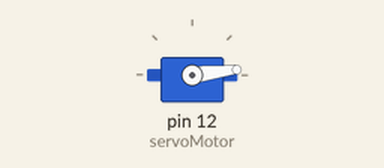
The sketch below on a simulated Arduino Uno, built with avr-gcc and run on an emulated ATmega328P. Shown: servo.

Above: at 0.05 s.
At 0.85 s:
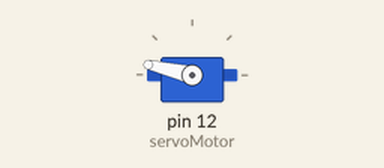
At 1.8 s:
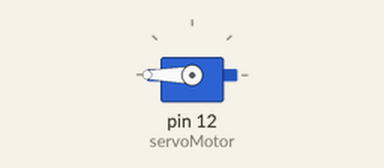
At 3.55 s:
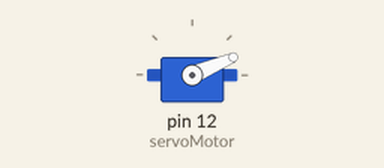
Timing chart, 0 to 8.4 s (numbered marks = the images above):
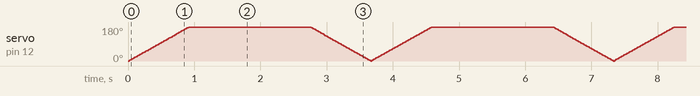

The sketch:

Servo1.ino
```cpp
#include <Servo.h>

Servo servoMotor;  // Create a servo object

void setup() {
  servoMotor.attach(12);  // Attach the servo to pin 12
}

void loop() {
  // Sweep from 0 to 180 degrees
  for (int angle = 0; angle <= 360; angle++) {
    servoMotor.write(angle);  // Set the servo angle
    delay(5);  // Wait for the servo to reach the position
  }

  // Sweep from 180 to 0 degrees
  for (int angle = 360; angle >= 0; angle--) {
    servoMotor.write(angle);  // Set the servo angle
    delay(5);  // Wait for the servo to reach the position
  }
}
```
